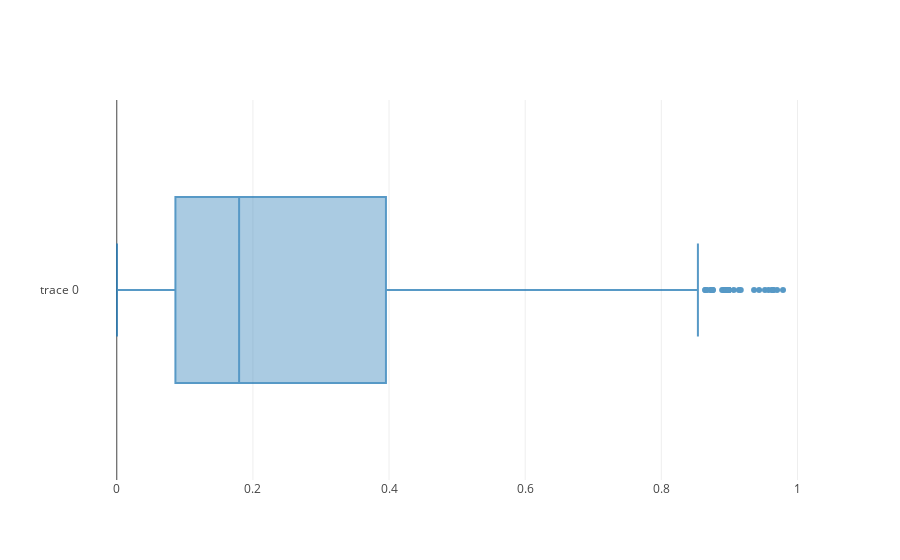

The cell this chart's notebook holds for it:
### Markdown cell above
### Make Plots with Plotly

### Code cell
# x0 = np.random.randn(500)
# x1 = np.random.randn(500)+1

trace1 = go.Box(
#     x=df[(df['KW_Charges'] == 0) & df['Consumption_KW'] != 0]['Consumption_KW'], 
    x = df_gap_summary.perc_gap, 
    opacity=0.75
)
# trace2 = go.Histogram(
#     x=x1,
#     opacity=0.75
# )

data = [trace1]
layout = go.Layout(barmode='overlay')
fig = go.Figure(data=data, layout=layout)

iplot(fig, filename='histogram')

### Figure 1 — Plotly figure (JSON) as saved in the notebook; plotly's stock layout.template omitted (floating-point values rounded to 4 significant figures; data arrays with more than 128 entries replaced by an {"elided": "..."} marker saying what was removed)
{"data": [{"opacity": 0.75, "type": "box", "uid": "1ae639d6-60e0-4e0e-add8-f565d0f9a01f", "x": {"elided": "2452 float values"}}], "layout": {"barmode": "overlay"}}
